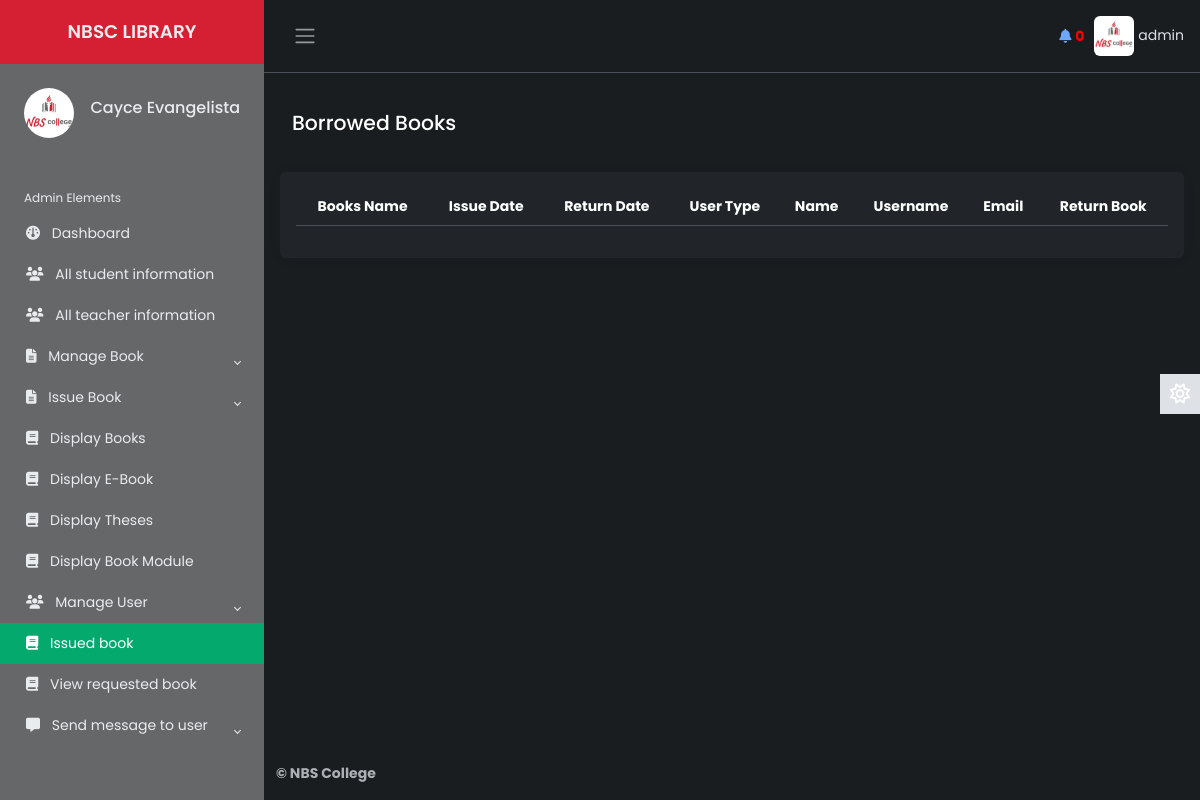
Page /Source/librarian/issued-books.php (signed in) on the earlier database version.
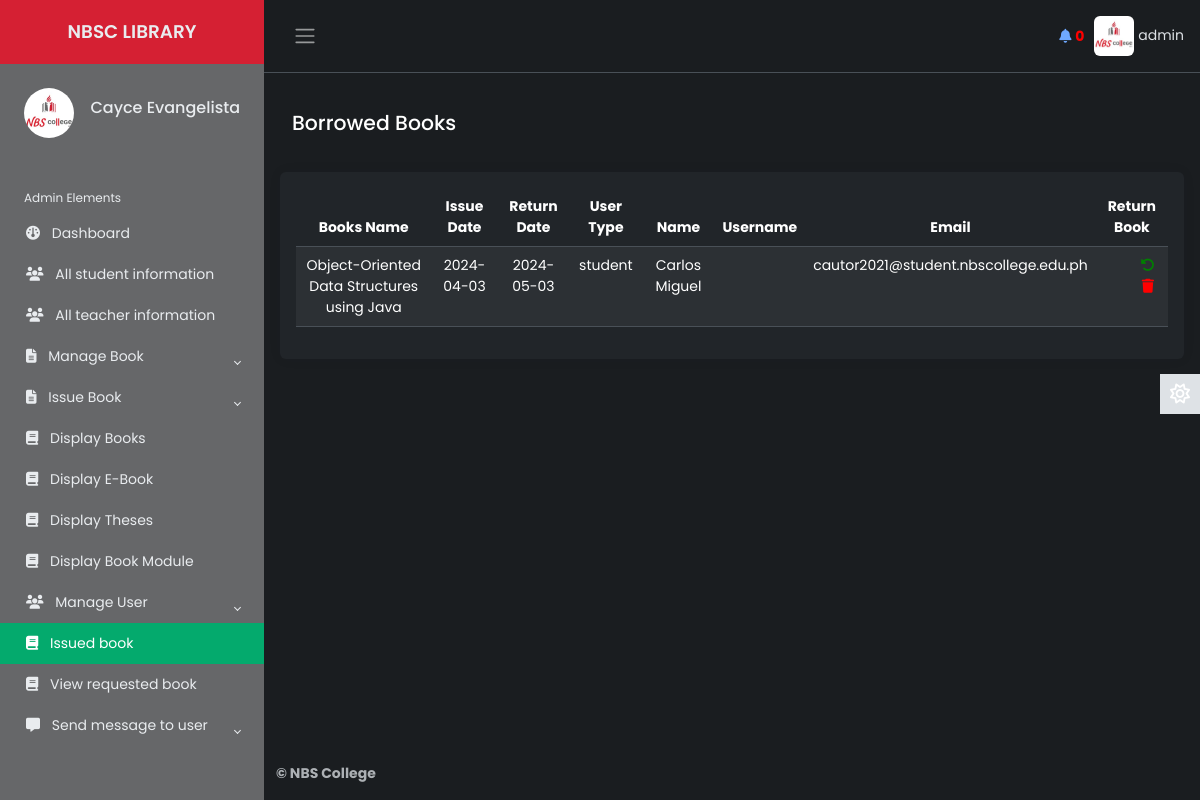
Same page on the later database version.
### tables this page shows
CREATE TABLE `lib_registration` (
  `id` int(2) NOT NULL,
  `name` varchar(50) NOT NULL,
  `username` varchar(20) NOT NULL,
  `password` varchar(20) NOT NULL,
  `email` varchar(50) NOT NULL,
  `phone` varchar(20) NOT NULL,
  `address` varchar(100) NOT NULL,
  `photo` varchar(500) NOT NULL,
  `status` varchar(7) NOT NULL
);

CREATE TABLE `issue_book` (
  `id` int(10) NOT NULL,
  `utype` varchar(10) NOT NULL,
  `student_number` varchar(20) NOT NULL,
  `name` varchar(50) NOT NULL,
  `sem` varchar(10) NOT NULL,
  `session` varchar(10) NOT NULL,
  `dept` varchar(10) NOT NULL,
  `phone` varchar(20) NOT NULL,
  `email` varchar(100) NOT NULL,
  `booksname` varchar(50) NOT NULL,
  `booksissuedate` varchar(10) NOT NULL,
  `booksreturndate` varchar(10) NOT NULL,
  `username` varchar(20) NOT NULL
);

### Source/librarian/issued-books.php (the view, shortened to what the changed rows need)
       <?php
   include 'inc/header.php';
   include 'inc/connection.php';
?>
   <main class="content px-3 py-2">
           <br>
           <div class="card border-0">
                       <div class="card-body">
                           <table class="table table-hover text-center table-striped" id="dtBasicExample">
                           <thead>
                                           <tr>
                                               <th>Books Name</th>
                                               <th>Issue Date</th>
                                               <th>Return Date</th>
                                               <th>User Type</th>
                                               <th>Name</th>
                                               <th>Username</th>
                                               <th>Email</th>
                                               <th>Return Book</th>
                                           </tr>
                                      </thead>
                                       <tbody>
                                           <?php
                                               $res= mysqli_query($link, "select * from issue_book");
                                                while ($row=mysqli_fetch_array($res)) {
                                                   echo "<tr>";
                                                   echo "<td>"; echo $row["booksname"]; echo "</td>";
                                                   echo "<td>"; echo $row["booksissuedate"]; echo "</td>";
                                                   echo "<td>"; echo $row["booksreturndate"]; echo "</td>";
                                                   echo "<td>"; echo $row["utype"]; echo "</td>";
                                                   echo "<td>"; echo $row["name"]; echo "</td>";
                                                   echo "<td>"; echo $row["username"]; echo "</td>";
                                                   echo "<td>"; echo $row["email"]; echo "</td>";
                                                   echo "<td>";
                                                  ?>
                                                       <ul>
                                                     <li><a style="color: green;" href="return.php?id=<?php echo $row["id"]; ?>" onclick="return confirm('are you sure you want to return this book?')"><i class="fas fa-undo-alt"></i></a></li>
                                                           <li><a style="color: red;" href="delete.php?id=<?php echo $row["id"]; ?>" onclick="return confirm('Are you sure you want to delete this row?')"><i class="fas fa-trash"></i></a></li>
                                                       </ul>
                                                   <?php
                                                   echo "</td>";
                                                   echo "</tr>";
                                               }
                                                  ?>
                                       </tbody>
                           </table>
                       </div>
                   </div>
           </main>

### Source/librarian/inc/header.php (shortened to what the changed rows need)
<?php
    include 'inc/connection.php';
 ?>
<!DOCTYPE html>
<html lang="en" data-bs-theme="dark">
<head>
    <link href="https://cdn.datatables.net/v/dt/jszip-3.10.1/dt-2.0.3/b-3.0.1/b-html5-3.0.1/b-print-3.0.1/datatables.min.css" rel="stylesheet">
    <link href="https://cdn.jsdelivr.net/npm/bootstrap@5.3.3/dist/css/bootstrap.min.css" rel="stylesheet">
    <link rel="stylesheet" href="inc/css/custom1.css">
    <link rel="stylesheet" href="inc/css/animate.css">
</head>
<body>
    <div class="wrapper">
    <aside id="sidebar" class="js-sidebar">
            <div class="h-100">
                <ul class="sidebar-nav">
                    <li class="sidebar-header">
                        <span>
                        <?php
                            $res = mysqli_query($link, "select * from lib_registration where username='".$_SESSION['username']."'");
                            while ($row = mysqli_fetch_array($res)){
                                ?><img src="<?php echo $row["photo"]; ?> " height="50px" width="50px" alt="something wrong" class="rounded-circle"></a> <?php
                            }
                        ?>
                        </span>
                        <h6 style="float: right; margin-top: 10px;">
							<?php
								$res = mysqli_query($link, "select * from lib_registration where username='".$_SESSION['username']."'");
								while ($row = mysqli_fetch_array($res)){
								$name  =  $row["name"];
								echo $name;
								}
							?>
            			</h6>
                    </li>
                    <br>
                </ul>
            </div>
        </aside>
        <div class="main">
            <nav class="navbar navbar-expand px-3 border-bottom">
                <div class="navbar-collapse navbar">
                        <li class="nav-item dropdown">
								<?php
                                     $res = mysqli_query($link, "select * from lib_registration where username='".$_SESSION['username']."'");
                                     while ($row = mysqli_fetch_array($res)){
                                         ?><a href="#" data-bs-toggle="dropdown" class="nav-icon pe-md-0" style="color: inherit;"><img src="<?php echo $row["photo"]; ?>" alt=""class="avatar img-fluid rounded"> <span><?php echo $_SESSION["username"]; ?></span></a> <?php
                                     }
                                ?>
                        </li>
                </div>
            </nav>
</body>
</html>

Differences in the rows shown:
added issue_book: booksname "Object-Oriented Data Structures using Java", booksissuedate "2024-04-03", booksreturndate "2024-05-03", utype "student", name "Carlos Miguel", email "cautor2021@student.nbscollege.edu.ph"
